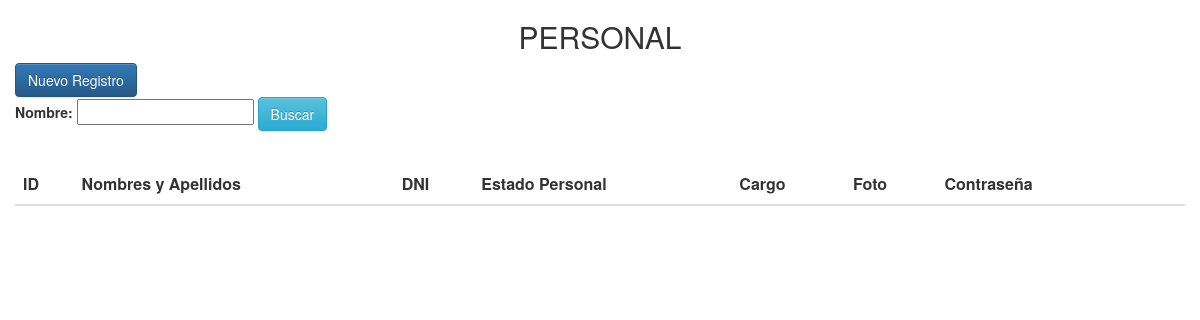
/pagina_web/administracion_personal/index.php, run on an earlier commit of the app's database.
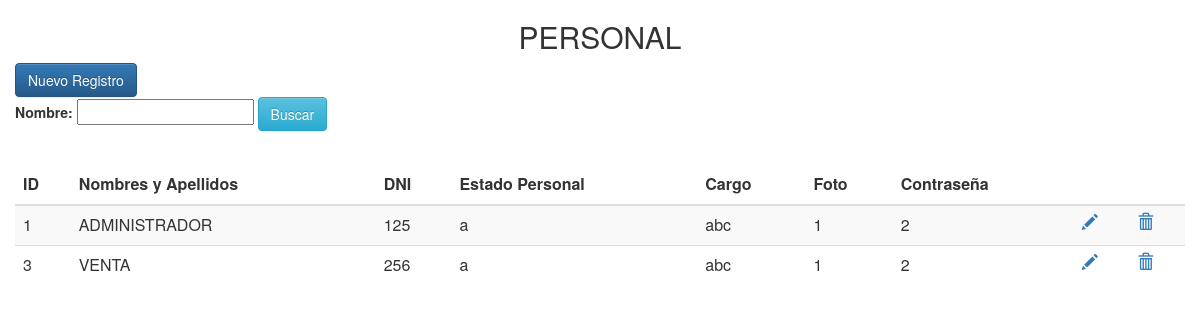
And on a later commit of the database.
### tables this page shows
CREATE TABLE `personal` (
  `id` int(11) NOT NULL,
  `dni` varchar(10) DEFAULT NULL,
  `foto` varchar(255) DEFAULT NULL,
  `nombre_apellido` varchar(100) DEFAULT NULL,
  `contrasena` varchar(100) DEFAULT NULL,
  `estado_personal` int(11) DEFAULT NULL,
  `id_cargo` int(11) DEFAULT NULL
);

### pagina_web/administracion_personal/index.php (the view, shortened to what this page needs)
<?php
	require 'conexion.php';
	$where = "";
	$sql = "SELECT * FROM personal $where";
	$resultado = $conn->query($sql);
?>
<html lang="es">
	<head>
		<link href="css/bootstrap.min.css" rel="stylesheet">
		<link href="css/bootstrap-theme.css" rel="stylesheet">
	</head>
	<body>
		<div class="container">
			<div class="row">
				<h2 style="text-align:center">PERSONAL</h2>
			</div>
			<div class="row">
				<a href="nuevo.php" class="btn btn-primary">Nuevo Registro</a>
				<form action="<?php $_SERVER['PHP_SELF']; ?>" method="POST">
					<b>Nombre: </b><input type="text" id="campo" name="campo" />
					<input type="submit" id="enviar" name="enviar" value="Buscar" class="btn btn-info" />
				</form>
			</div>
			<br>
			<div class="row table-responsive">
				<table class="table table-striped">
					<thead>
						<tr>
							<th>ID</th>
							<th>Nombres y Apellidos</th>
							<th>DNI</th>
							<th>Estado Personal</th>
							<th>Cargo</th>
							<th>Foto</th>
							<th>Contraseña</th>
							<th></th>
							<th></th>
						</tr>
					</thead>
					<tbody>
						<?php while($row = $resultado->fetch_array(MYSQLI_ASSOC)) { ?>
							<tr>
								<td><?php echo $row['id']; ?></td>
								<td><?php echo $row['nombre_apellido']; ?></td>
								<td><?php echo $row['dni']; ?></td>
								<td><?php echo $row['foto']; ?></td>
								<td><?php echo $row['contrasena']; ?></td>
								<td><?php echo $row['estado_personal']; ?></td>
								<td><?php echo $row['id_cargo']; ?></td>
								<td><a href="modificar.php?id=<?php echo $row['id']; ?>"><span class="glyphicon glyphicon-pencil"></span></a></td>
								<td><a href="#" data-href="eliminar.php?id=<?php echo $row['id']; ?>" data-toggle="modal" data-target="#confirm-delete"><span class="glyphicon glyphicon-trash"></span></a></td>
							</tr>
						<?php } ?>
					</tbody>
				</table>
			</div>
		</div>
	</body>
</html>

What changed in the data, as far as the page shows it:
added personal: id "1", nombre_apellido "ADMINISTRADOR", dni "125", foto "a", contrasena "abc", estado_personal "1", id_cargo "2"
added personal: id "3", nombre_apellido "VENTA", dni "256", foto "a", contrasena "abc", estado_personal "1", id_cargo "2"
